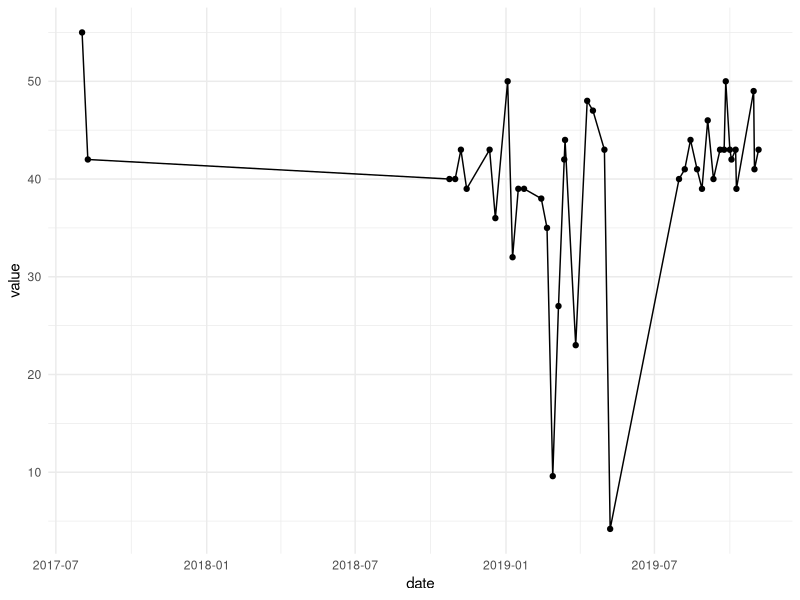

The R source for this figure:
########
# Things to do
# - combine date and time into one datetime
# - figure out if we need to change data to work in tidyverse/ggplot





library(tidyverse); theme_set(theme_minimal())
library(lubridate)
library(here) # eliminates working directory/filepath stuff

# Read in the data
raw_clar_eff <- read_csv(here("datasets", "clarifier_effluent.csv"))
raw_clar_inf <- read_csv(here("datasets", "clarifier_influent.csv"))
raw_filter_eff <- read_csv(here("datasets", "filter_effluent.csv"))
raw_filter_inf <- read_csv(here("datasets", "filter_influent.csv"))

# Shows what water quality things are measured in filter data
unique(raw_filter_eff$parameter)
unique(raw_filter_inf$parameter)

raw_filter_eff %>%
  filter(parameter == "Ammonia") %>%
  ggplot(aes(x = date, y = value)) +
    geom_point() +
    geom_line()






